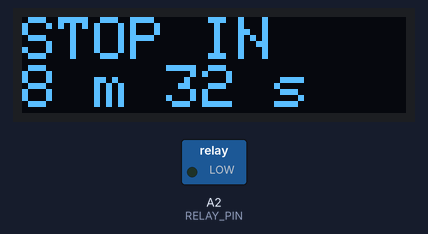
This sketch was run on a simulated Arduino Uno, built with avr-gcc and run on an emulated ATmega328P. Shown: 128×32 one-colour display, switched loads named in the sketch (green lamp = pin HIGH).

Above: at 0.1 s.
At 4.2 s:
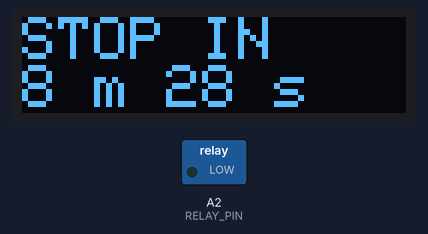
At 9.2 s:
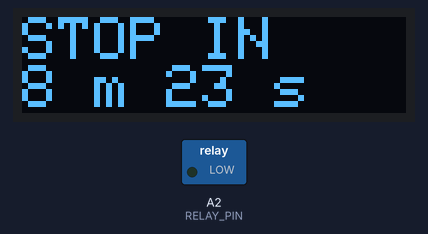
At 19.4 s:
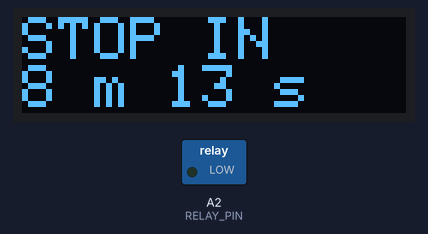
At 28.5 s:
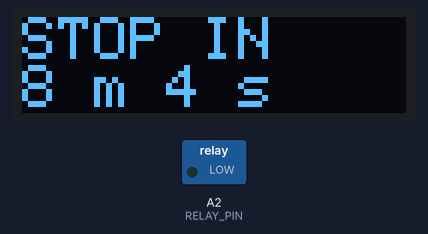
At 38.7 s:
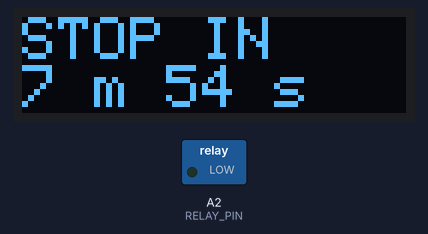

The sketch:

generator_auto_stop.ino
```cpp
#include <SPI.h>
#include <Wire.h>
#include <Adafruit_GFX.h>
#include <Adafruit_SSD1306.h>

#define SCREEN_WIDTH 128 // OLED display width, in pixels
#define SCREEN_HEIGHT 32 // OLED display height, in pixels

#define OLED_RESET     4 // Reset pin # (or -1 if sharing Arduino reset pin)
#define SCREEN_ADDRESS 0x3C ///< See datasheet for Address; 0x3D for 128x64, 0x3C for 128x32
Adafruit_SSD1306 display(SCREEN_WIDTH, SCREEN_HEIGHT, &Wire, OLED_RESET);


#define POT_PIN       A1
#define RELAY_PIN     A2

int potValue = 0;

void setup() {
  pinMode(RELAY_PIN, OUTPUT);
  Serial.begin(9600);

  // SSD1306_SWITCHCAPVCC = generate display voltage from 3.3V internally
  if(!display.begin(SSD1306_SWITCHCAPVCC, SCREEN_ADDRESS)) {
    Serial.println(F("SSD1306 allocation failed"));
    for(;;); // Don't proceed, loop forever
  }

  display.clearDisplay();
  stopGenerator(stopDuration());
}

void stopGenerator(int duration) {
  while(duration) {
    displayString("STOP IN", durationText(duration));
    delay(1000);
    duration -= 1;
  }
  displayString("CHOKE", "PULLING");
  digitalWrite(RELAY_PIN, HIGH);
  delay(30000);
  digitalWrite(RELAY_PIN, LOW);
  displayString("CHOKE", "RELEASED");
  delay(10000);
}

void loop() {
  potValue = analogRead(POT_PIN);
  displayString("STOP DELAY", durationText(potValue));
  delay(500);
}

String durationText(int seconds) {
  if (seconds < 60)
    return String(seconds) + " s";
  return String(seconds/60) + " m " + String(seconds%60) + " s";
}

int stopDuration(void) {
  return analogRead(POT_PIN);
}

void displayString(String value1, String value2) {
  displayString(value1, value2, 2);
}

void displayString(String value1, String value2, int textSize) {
  display.clearDisplay();
  display.setTextSize(textSize);
  display.setTextColor(SSD1306_WHITE);
  display.setCursor(0,0);
  display.println(value1);
  display.println(value2);
  display.display();
}

void displayString(String value) {
  display.clearDisplay();

  display.setTextSize(3);
  display.setTextColor(SSD1306_WHITE);
  display.setCursor(0,0);
  display.println(value);
  display.display();
}
```

Measured:
- what the display in image 1 shows lasts 1.0 s, from 4.1 s to 5.1 s
